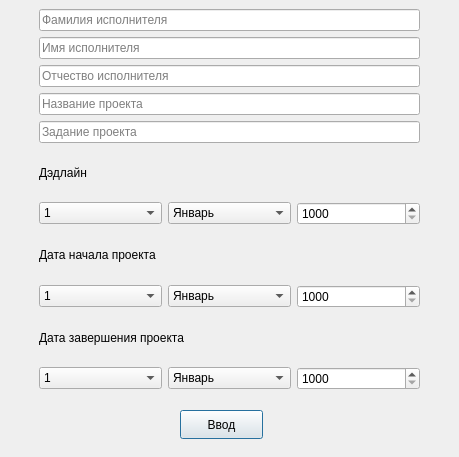
<?xml version="1.0" encoding="UTF-8"?>
<ui version="4.0">
 <class>Window1</class>
 <widget class="QDialog" name="Window1">
  <property name="geometry">
   <rect>
    <x>0</x>
    <y>0</y>
    <width>459</width>
    <height>457</height>
   </rect>
  </property>
  <property name="windowTitle">
   <string>Dialog</string>
  </property>
  <widget class="QWidget" name="gridLayoutWidget">
   <property name="geometry">
    <rect>
     <x>39</x>
     <y>9</y>
     <width>381</width>
     <height>381</height>
    </rect>
   </property>
   <layout class="QGridLayout" name="gridLayout">
    <item row="4" column="0">
     <widget class="QLineEdit" name="lineEdit_5">
      <property name="placeholderText">
       <string>Задание проекта</string>
      </property>
     </widget>
    </item>
    <item row="6" column="0">
     <layout class="QHBoxLayout" name="horizontalLayout">
      <item>
       <widget class="QComboBox" name="comboBox">
        <item>
         <property name="text">
          <string>1</string>
         </property>
        </item>
        <item>
         <property name="text">
          <string>2</string>
         </property>
        </item>
        <item>
         <property name="text">
          <string>3</string>
         </property>
        </item>
        <item>
         <property name="text">
          <string>4</string>
         </property>
        </item>
        <item>
         <property name="text">
          <string>5</string>
         </property>
        </item>
        <item>
         <property name="text">
          <string>6</string>
         </property>
        </item>
        <item>
         <property name="text">
          <string>7</string>
         </property>
        </item>
        <item>
         <property name="text">
          <string>8</string>
         </property>
        </item>
        <item>
         <property name="text">
          <string>9</string>
         </property>
        </item>
        <item>
         <property name="text">
          <string>10</string>
         </property>
        </item>
        <item>
         <property name="text">
          <string>11</string>
         </property>
        </item>
        <item>
         <property name="text">
          <string>12</string>
         </property>
        </item>
        <item>
         <property name="text">
          <string>13</string>
         </property>
        </item>
        <item>
         <property name="text">
          <string>14</string>
         </property>
        </item>
        <item>
         <property name="text">
          <string>15</string>
         </property>
        </item>
        <item>
         <property name="text">
          <string>16</string>
         </property>
        </item>
        <item>
         <property name="text">
          <string>17</string>
         </property>
        </item>
        <item>
         <property name="text">
          <string>18</string>
         </property>
        </item>
        <item>
         <property name="text">
          <string>19</string>
         </property>
        </item>
        <item>
         <property name="text">
          <string>20</string>
         </property>
        </item>
        <item>
         <property name="text">
          <string>21</string>
         </property>
        </item>
        <item>
         <property name="text">
          <string>22</string>
         </property>
        </item>
        <item>
         <property name="text">
          <string>23</string>
         </property>
        </item>
        <item>
         <property name="text">
          <string>24</string>
         </property>
        </item>
        <item>
         <property name="text">
          <string>25</string>
         </property>
        </item>
        <item>
         <property name="text">
          <string>26</string>
         </property>
        </item>
        <item>
         <property name="text">
          <string>27</string>
         </property>
        </item>
        <item>
         <property name="text">
          <string>28</string>
         </property>
        </item>
        <item>
         <property name="text">
          <string>29</string>
         </property>
        </item>
        <item>
         <property name="text">
          <string>30</string>
         </property>
        </item>
        <item>
         <property name="text">
          <string>31</string>
         </property>
        </item>
       </widget>
      </item>
      <item>
       <widget class="QComboBox" name="comboBox_2">
        <item>
         <property name="text">
          <string>Январь</string>
         </property>
        </item>
        <item>
         <property name="text">
          <string>Февраль</string>
         </property>
        </item>
        <item>
         <property name="text">
          <string>Март</string>
         </property>
        </item>
        <item>
         <property name="text">
          <string>Апрель</string>
         </property>
        </item>
        <item>
         <property name="text">
          <string>Май</string>
         </property>
        </item>
        <item>
         <property name="text">
          <string>Июнь</string>
         </property>
        </item>
        <item>
         <property name="text">
          <string>Июль</string>
         </property>
        </item>
        <item>
         <property name="text">
          <string>Август</string>
         </property>
        </item>
        <item>
         <property name="text">
          <string>Сентябрь</string>
         </property>
        </item>
        <item>
         <property name="text">
          <string>Октябрь</string>
         </property>
        </item>
        <item>
         <property name="text">
          <string>Ноябрь</string>
         </property>
        </item>
        <item>
         <property name="text">
          <string>Декабрь</string>
         </property>
        </item>
       </widget>
      </item>
      <item>
       <widget class="QSpinBox" name="spinBox">
        <property name="minimum">
         <number>1000</number>
        </property>
        <property name="maximum">
         <number>9999</number>
        </property>
       </widget>
      </item>
     </layout>
    </item>
    <item row="5" column="0">
     <widget class="QLabel" name="label">
      <property name="text">
       <string>Дэдлайн</string>
      </property>
     </widget>
    </item>
    <item row="2" column="0">
     <widget class="QLineEdit" name="lineEdit_3">
      <property name="placeholderText">
       <string>Отчество исполнителя</string>
      </property>
     </widget>
    </item>
    <item row="7" column="0">
     <widget class="QLabel" name="label_2">
      <property name="text">
       <string>Дата начала проекта</string>
      </property>
     </widget>
    </item>
    <item row="8" column="0">
     <layout class="QHBoxLayout" name="horizontalLayout_2">
      <item>
       <widget class="QComboBox" name="comboBox_3">
        <item>
         <property name="text">
          <string>1</string>
         </property>
        </item>
        <item>
         <property name="text">
          <string>2</string>
         </property>
        </item>
        <item>
         <property name="text">
          <string>3</string>
         </property>
        </item>
        <item>
         <property name="text">
          <string>4</string>
         </property>
        </item>
        <item>
         <property name="text">
          <string>5</string>
         </property>
        </item>
        <item>
         <property name="text">
          <string>6</string>
         </property>
        </item>
        <item>
         <property name="text">
          <string>7</string>
         </property>
        </item>
        <item>
         <property name="text">
          <string>8</string>
         </property>
        </item>
        <item>
         <property name="text">
          <string>9</string>
         </property>
        </item>
        <item>
         <property name="text">
          <string>10</string>
         </property>
        </item>
        <item>
         <property name="text">
          <string>11</string>
         </property>
        </item>
        <item>
         <property name="text">
          <string>12</string>
         </property>
        </item>
        <item>
         <property name="text">
          <string>13</string>
         </property>
        </item>
        <item>
         <property name="text">
          <string>14</string>
         </property>
        </item>
        <item>
         <property name="text">
          <string>15</string>
         </property>
        </item>
        <item>
         <property name="text">
          <string>16</string>
         </property>
        </item>
        <item>
         <property name="text">
          <string>17</string>
         </property>
        </item>
        <item>
         <property name="text">
          <string>18</string>
         </property>
        </item>
        <item>
         <property name="text">
          <string>19</string>
         </property>
        </item>
        <item>
         <property name="text">
          <string>20</string>
         </property>
        </item>
        <item>
         <property name="text">
          <string>21</string>
         </property>
        </item>
        <item>
         <property name="text">
          <string>22</string>
         </property>
        </item>
        <item>
         <property name="text">
          <string>23</string>
         </property>
        </item>
        <item>
         <property name="text">
          <string>24</string>
         </property>
        </item>
        <item>
         <property name="text">
          <string>25</string>
         </property>
        </item>
        <item>
         <property name="text">
          <string>26</string>
         </property>
        </item>
        <item>
         <property name="text">
          <string>27</string>
         </property>
        </item>
        <item>
         <property name="text">
          <string>28</string>
         </property>
        </item>
        <item>
         <property name="text">
          <string>29</string>
         </property>
        </item>
        <item>
         <property name="text">
          <string>30</string>
         </property>
        </item>
        <item>
         <property name="text">
          <string>31</string>
         </property>
        </item>
       </widget>
      </item>
      <item>
       <widget class="QComboBox" name="comboBox_4">
        <item>
         <property name="text">
          <string>Январь</string>
         </property>
        </item>
        <item>
         <property name="text">
          <string>Февраль</string>
         </property>
        </item>
        <item>
         <property name="text">
          <string>Март</string>
         </property>
        </item>
        <item>
         <property name="text">
          <string>Апрель</string>
         </property>
        </item>
        <item>
         <property name="text">
          <string>Май</string>
         </property>
        </item>
        <item>
         <property name="text">
          <string>Июнь</string>
         </property>
        </item>
        <item>
         <property name="text">
          <string>Июль</string>
         </property>
        </item>
        <item>
         <property name="text">
          <string>Август</string>
         </property>
        </item>
        <item>
         <property name="text">
          <string>Сентябрь</string>
         </property>
        </item>
        <item>
         <property name="text">
          <string>Октябрь</string>
         </property>
        </item>
        <item>
         <property name="text">
          <string>Ноябрь</string>
         </property>
        </item>
        <item>
         <property name="text">
          <string>Декабрь</string>
         </property>
        </item>
       </widget>
      </item>
      <item>
       <widget class="QSpinBox" name="spinBox_2">
        <property name="minimum">
         <number>1000</number>
        </property>
        <property name="maximum">
         <number>9999</number>
        </property>
       </widget>
      </item>
     </layout>
    </item>
    <item row="1" column="0">
     <widget class="QLineEdit" name="lineEdit_2">
      <property name="placeholderText">
       <string>Имя исполнителя</string>
      </property>
     </widget>
    </item>
    <item row="3" column="0">
     <widget class="QLineEdit" name="lineEdit_4">
      <property name="placeholderText">
       <string>Название проекта</string>
      </property>
     </widget>
    </item>
    <item row="10" column="0">
     <layout class="QHBoxLayout" name="horizontalLayout_3">
      <item>
       <widget class="QComboBox" name="comboBox_5">
        <item>
         <property name="text">
          <string>1</string>
         </property>
        </item>
        <item>
         <property name="text">
          <string>2</string>
         </property>
        </item>
        <item>
         <property name="text">
          <string>3</string>
         </property>
        </item>
        <item>
         <property name="text">
          <string>4</string>
         </property>
        </item>
        <item>
         <property name="text">
          <string>5</string>
         </property>
        </item>
        <item>
         <property name="text">
          <string>6</string>
         </property>
        </item>
        <item>
         <property name="text">
          <string>7</string>
         </property>
        </item>
        <item>
         <property name="text">
          <string>8</string>
         </property>
        </item>
        <item>
         <property name="text">
          <string>9</string>
         </property>
        </item>
        <item>
         <property name="text">
          <string>10</string>
         </property>
        </item>
        <item>
         <property name="text">
          <string>11</string>
         </property>
        </item>
        <item>
         <property name="text">
          <string>12</string>
         </property>
        </item>
        <item>
         <property name="text">
          <string>13</string>
         </property>
        </item>
        <item>
         <property name="text">
          <string>14</string>
         </property>
        </item>
        <item>
         <property name="text">
          <string>15</string>
         </property>
        </item>
        <item>
         <property name="text">
          <string>16</string>
         </property>
        </item>
        <item>
         <property name="text">
          <string>17</string>
         </property>
        </item>
        <item>
         <property name="text">
          <string>18</string>
         </property>
        </item>
        <item>
         <property name="text">
          <string>19</string>
         </property>
        </item>
        <item>
         <property name="text">
          <string>20</string>
         </property>
        </item>
        <item>
         <property name="text">
          <string>21</string>
         </property>
        </item>
        <item>
         <property name="text">
          <string>22</string>
         </property>
        </item>
        <item>
         <property name="text">
          <string>23</string>
         </property>
        </item>
        <item>
         <property name="text">
          <string>24</string>
         </property>
        </item>
        <item>
         <property name="text">
          <string>25</string>
         </property>
        </item>
        <item>
         <property name="text">
          <string>26</string>
         </property>
        </item>
        <item>
         <property name="text">
          <string>27</string>
         </property>
        </item>
        <item>
         <property name="text">
          <string>28</string>
         </property>
        </item>
        <item>
         <property name="text">
          <string>29</string>
         </property>
        </item>
        <item>
         <property name="text">
          <string>30</string>
         </property>
        </item>
        <item>
         <property name="text">
          <string>31</string>
         </property>
        </item>
       </widget>
      </item>
      <item>
       <widget class="QComboBox" name="comboBox_6">
        <item>
         <property name="text">
          <string>Январь</string>
         </property>
        </item>
        <item>
         <property name="text">
          <string>Февраль</string>
         </property>
        </item>
        <item>
         <property name="text">
          <string>Март</string>
         </property>
        </item>
        <item>
         <property name="text">
          <string>Апрель</string>
         </property>
        </item>
        <item>
         <property name="text">
          <string>Май</string>
         </property>
        </item>
        <item>
         <property name="text">
          <string>Июнь</string>
         </property>
        </item>
        <item>
         <property name="text">
          <string>Июль</string>
         </property>
        </item>
        <item>
         <property name="text">
          <string>Август</string>
         </property>
        </item>
        <item>
         <property name="text">
          <string>Сентябрь</string>
         </property>
        </item>
        <item>
         <property name="text">
          <string>Октябрь</string>
         </property>
        </item>
        <item>
         <property name="text">
          <string>Ноябрь</string>
         </property>
        </item>
        <item>
         <property name="text">
          <string>Декабрь</string>
         </property>
        </item>
       </widget>
      </item>
      <item>
       <widget class="QSpinBox" name="spinBox_3">
        <property name="minimum">
         <number>1000</number>
        </property>
        <property name="maximum">
         <number>9999</number>
        </property>
       </widget>
      </item>
     </layout>
    </item>
    <item row="0" column="0">
     <widget class="QLineEdit" name="lineEdit">
      <property name="placeholderText">
       <string>Фамилия исполнителя</string>
      </property>
     </widget>
    </item>
    <item row="9" column="0">
     <widget class="QLabel" name="label_3">
      <property name="text">
       <string>Дата завершения проекта</string>
      </property>
     </widget>
    </item>
   </layout>
  </widget>
  <widget class="QPushButton" name="pushButton">
   <property name="geometry">
    <rect>
     <x>180</x>
     <y>410</y>
     <width>83</width>
     <height>29</height>
    </rect>
   </property>
   <property name="text">
    <string>Ввод</string>
   </property>
  </widget>
 </widget>
 <resources/>
 <connections/>
</ui>
